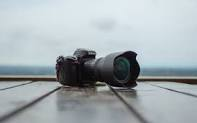
#> input picture NCU-CSL236 - IAIML - Lab Manual/Experiment 1/image.jpg, 197 x 123 px
$ jupyter execute --allow-errors 'Experiment 1.ipynb'
#> lines starting #> are read from the running program, lines starting #| are printed output that depends on the picture
# Experiment 1

## Problem Statement

To introduce various libraries of python used for machine learning.

## Code

[cell 1]
# importing required libraries
import numpy as np
import pandas as pd
import matplotlib.pyplot as plt
import cv2

1. Print 2D and 3D array using numpy

[cell 2]
# printing 2D array
print("2D Array: ")
print(np.array([[1, 2, 3], [4, 5, 6]]))

print("\n")

# printing 3D array
print("3D Array: ")
print(np.array([[[1, 2, 3], [4, 5, 6]], [[7, 8, 9], [10, 11, 12]]]))

2. Creating Dataframe from Dictionary

[cell 3]
# creating a data dictionary
sample_data_dict = {'name': ['John', 'Mary', 'Peter', 'Jeff', 'Bill', 'Lisa', 'Joseph'],
                    'age': [23, 78, 22, 19, 45, 33, 20],
                    }

# creating a dataframe from dictionary
sample_data_df = pd.DataFrame(sample_data_dict, columns=['name', 'age'])

# print dataframe
print(sample_data_df.to_markdown())

3. Plotting Data Using Matplotlib

[cell 4]
# data for plotting
x = np.arange(0, 10, 0.1);
y = np.sin(x);

# plotting
plt.plot(x, y);
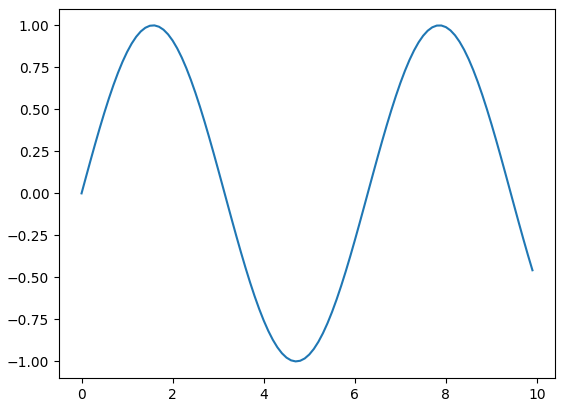
#> figure drawn by matplotlib, 1 panel; curve peaks at x = 1.6, y = 1

4. Reading Image Using CV2

[cell 5]
# reading image using cv2
img = cv2.imread('image.jpg')
#> img is the input picture: shape (123, 197, 3); mean B, G, R 176.7, 172.7, 163.7

# print the image shape
print(img.shape)
#| (123, 197, 3)
